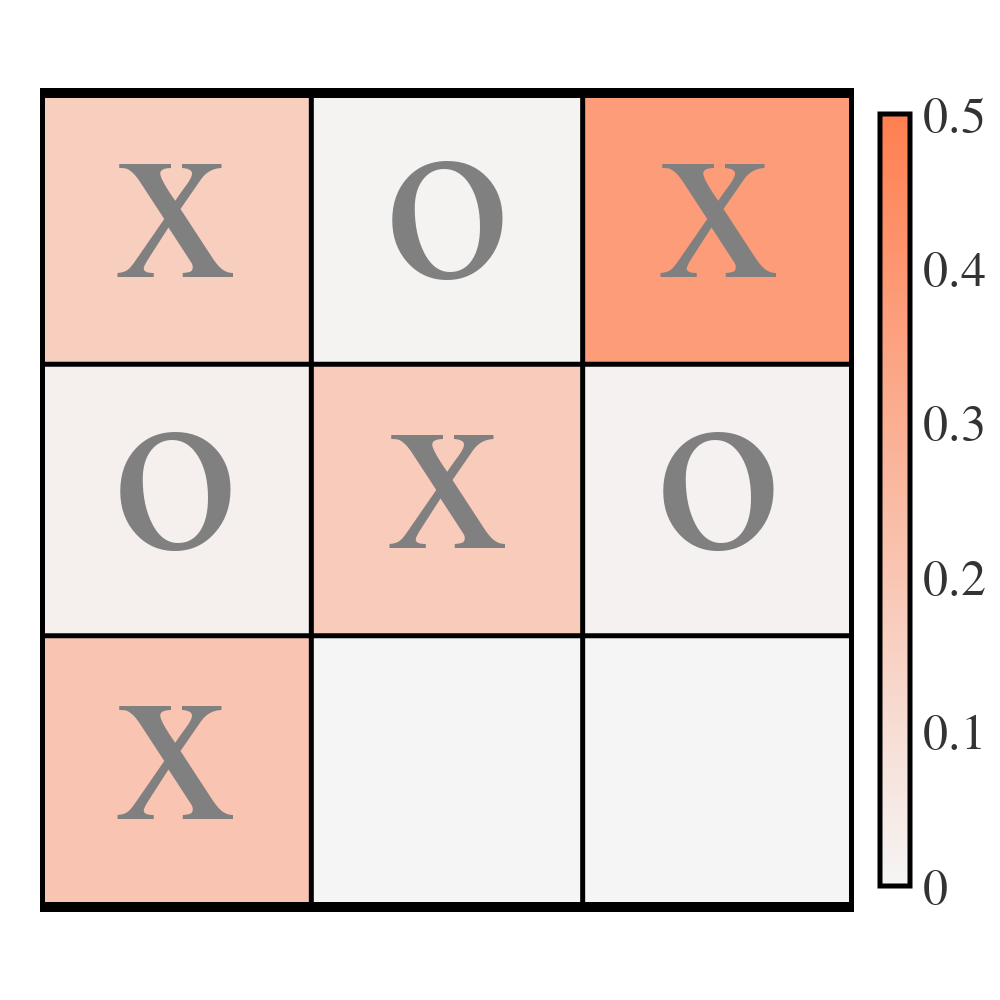

Write notebook code for a chart like this one.
### Code cell
fp.board_attn_heatmap(attention_pattern[1, -1], example_game[1:], title="", color='#FF7F50')

### Figure 1 — Plotly figure (JSON) as saved in the notebook; plotly's stock layout.template omitted (floating-point values rounded to 4 significant figures)
{"data": [{"colorbar": {"len": 0.9, "orientation": "v", "outlinecolor": "black", "outlinewidth": 5, "thickness": 30, "tickfont": {"color": "#333333", "family": "Arial", "size": 50}, "ticklabelposition": "outside left", "ticklen": 20, "tickwidth": 5}, "colorscale": [[0, "#F5F5F5"], [1, "#FF7F50"]], "type": "heatmap", "z": [[0.1637, 0.009529, 0.3761], [0.02049, 0.1776, 0.01611], [0.2024, 0, 0]], "zmax": 0.5, "zmin": 0}], "layout": {"annotations": [{"font": {"color": "#808080", "family": "Arial", "size": 250}, "showarrow": false, "text": "x", "x": 0, "xanchor": "center", "xref": "x", "y": -0.1, "yanchor": "middle", "yref": "y"}, {"font": {"color": "#808080", "family": "Arial", "size": 250}, "showarrow": false, "text": "x", "x": 2, "xanchor": "center", "xref": "x", "y": -0.1, "yanchor": "middle", "yref": "y"}, {"font": {"color": "#808080", "family": "Arial", "size": 250}, "showarrow": false, "text": "x", "x": 1, "xanchor": "center", "xref": "x", "y": 0.9, "yanchor": "middle", "yref": "y"}, {"font": {"color": "#808080", "family": "Arial", "size": 250}, "showarrow": false, "text": "x", "x": 0, "xanchor": "center", "xref": "x", "y": 1.9, "yanchor": "middle", "yref": "y"}, {"font": {"color": "#808080", "family": "Arial", "size": 250}, "showarrow": false, "text": "o", "x": 1, "xanchor": "center", "xref": "x", "y": -0.1, "yanchor": "middle", "yref": "y"}, {"font": {"color": "#808080", "family": "Arial", "size": 250}, "showarrow": false, "text": "o", "x": 0, "xanchor": "center", "xref": "x", "y": 0.9, "yanchor": "middle", "yref": "y"}, {"font": {"color": "#808080", "family": "Arial", "size": 250}, "showarrow": false, "text": "o", "x": 2, "xanchor": "center", "xref": "x", "y": 0.9, "yanchor": "middle", "yref": "y"}], "height": 1000, "margin": {"b": 60, "l": 40, "r": 40, "t": 60}, "plot_bgcolor": "#ffffff", "shapes": [{"line": {"color": "black", "width": 10}, "type": "line", "x0": -0.5, "x1": -0.5, "y0": -0.5, "y1": 2.5}, {"line": {"color": "black", "width": 10}, "type": "line", "x0": -0.5, "x1": 2.5, "y0": -0.5, "y1": -0.5}, {"line": {"color": "black", "width": 5}, "type": "line", "x0": 0.5, "x1": 0.5, "y0": -0.5, "y1": 2.5}, {"line": {"color": "black", "width": 5}, "type": "line", "x0": -0.5, "x1": 2.5, "y0": 0.5, "y1": 0.5}, {"line": {"color": "black", "width": 5}, "type": "line", "x0": 1.5, "x1": 1.5, "y0": -0.5, "y1": 2.5}, {"line": {"color": "black", "width": 5}, "type": "line", "x0": -0.5, "x1": 2.5, "y0": 1.5, "y1": 1.5}, {"line": {"color": "black", "width": 10}, "type": "line", "x0": 2.5, "x1": 2.5, "y0": -0.5, "y1": 2.5}, {"line": {"color": "black", "width": 10}, "type": "line", "x0": -0.5, "x1": 2.5, "y0": 2.5, "y1": 2.5}], "title": {"font": {"color": "#333333", "family": "Arial", "size": 30}, "text": "", "x": 0.5, "xanchor": "center", "yanchor": "top"}, "width": 1000, "xaxis": {"range": [-0.5, 2.5], "scaleanchor": "y", "scaleratio": 1, "showgrid": false, "showline": false, "showticklabels": false, "zeroline": false}, "yaxis": {"range": [2.5, -0.5], "showgrid": false, "showline": false, "showticklabels": false, "zeroline": false}}}
